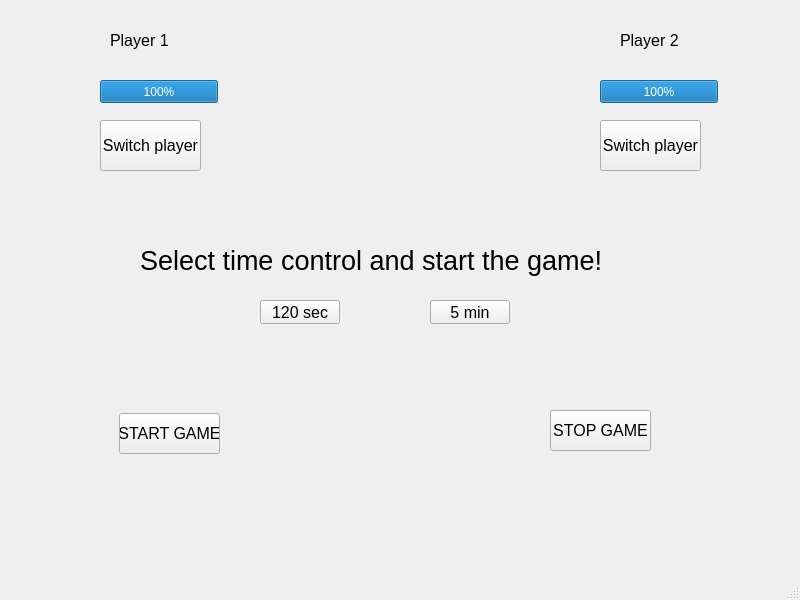
<?xml version="1.0" encoding="UTF-8"?>
<ui version="4.0">
 <class>MainWindow</class>
 <widget class="QMainWindow" name="MainWindow">
  <property name="geometry">
   <rect>
    <x>0</x>
    <y>0</y>
    <width>800</width>
    <height>600</height>
   </rect>
  </property>
  <property name="windowTitle">
   <string>MainWindow</string>
  </property>
  <widget class="QWidget" name="centralwidget">
   <widget class="QPushButton" name="switchToPlayer2">
    <property name="geometry">
     <rect>
      <x>100</x>
      <y>120</y>
      <width>101</width>
      <height>51</height>
     </rect>
    </property>
    <property name="font">
     <font>
      <pointsize>12</pointsize>
     </font>
    </property>
    <property name="text">
     <string>Switch player</string>
    </property>
   </widget>
   <widget class="QPushButton" name="switchToPlayer1">
    <property name="geometry">
     <rect>
      <x>600</x>
      <y>120</y>
      <width>101</width>
      <height>51</height>
     </rect>
    </property>
    <property name="font">
     <font>
      <pointsize>12</pointsize>
     </font>
    </property>
    <property name="text">
     <string>Switch player</string>
    </property>
   </widget>
   <widget class="QPushButton" name="timeControl1">
    <property name="geometry">
     <rect>
      <x>260</x>
      <y>300</y>
      <width>80</width>
      <height>24</height>
     </rect>
    </property>
    <property name="font">
     <font>
      <pointsize>12</pointsize>
     </font>
    </property>
    <property name="text">
     <string>120 sec</string>
    </property>
   </widget>
   <widget class="QPushButton" name="timeControl2">
    <property name="geometry">
     <rect>
      <x>430</x>
      <y>300</y>
      <width>80</width>
      <height>24</height>
     </rect>
    </property>
    <property name="font">
     <font>
      <pointsize>12</pointsize>
     </font>
    </property>
    <property name="text">
     <string>5 min</string>
    </property>
   </widget>
   <widget class="QPushButton" name="btnStart">
    <property name="geometry">
     <rect>
      <x>119</x>
      <y>413</y>
      <width>101</width>
      <height>41</height>
     </rect>
    </property>
    <property name="font">
     <font>
      <pointsize>12</pointsize>
     </font>
    </property>
    <property name="text">
     <string>START GAME</string>
    </property>
   </widget>
   <widget class="QPushButton" name="btnStop">
    <property name="geometry">
     <rect>
      <x>550</x>
      <y>410</y>
      <width>101</width>
      <height>41</height>
     </rect>
    </property>
    <property name="font">
     <font>
      <pointsize>12</pointsize>
     </font>
    </property>
    <property name="text">
     <string>STOP GAME</string>
    </property>
   </widget>
   <widget class="QLabel" name="label_GameState">
    <property name="geometry">
     <rect>
      <x>140</x>
      <y>240</y>
      <width>471</width>
      <height>41</height>
     </rect>
    </property>
    <property name="font">
     <font>
      <pointsize>20</pointsize>
     </font>
    </property>
    <property name="text">
     <string>Select time control and start the game!</string>
    </property>
   </widget>
   <widget class="QProgressBar" name="progressBar">
    <property name="geometry">
     <rect>
      <x>100</x>
      <y>80</y>
      <width>118</width>
      <height>23</height>
     </rect>
    </property>
    <property name="value">
     <number>100</number>
    </property>
   </widget>
   <widget class="QProgressBar" name="progressBar_2">
    <property name="geometry">
     <rect>
      <x>600</x>
      <y>80</y>
      <width>118</width>
      <height>23</height>
     </rect>
    </property>
    <property name="value">
     <number>100</number>
    </property>
   </widget>
   <widget class="QLabel" name="label_p1">
    <property name="geometry">
     <rect>
      <x>110</x>
      <y>30</y>
      <width>61</width>
      <height>21</height>
     </rect>
    </property>
    <property name="font">
     <font>
      <pointsize>12</pointsize>
     </font>
    </property>
    <property name="text">
     <string>Player 1</string>
    </property>
   </widget>
   <widget class="QLabel" name="label_p2">
    <property name="geometry">
     <rect>
      <x>620</x>
      <y>30</y>
      <width>61</width>
      <height>21</height>
     </rect>
    </property>
    <property name="font">
     <font>
      <pointsize>12</pointsize>
     </font>
    </property>
    <property name="text">
     <string>Player 2</string>
    </property>
   </widget>
  </widget>
  <widget class="QMenuBar" name="menubar">
   <property name="geometry">
    <rect>
     <x>0</x>
     <y>0</y>
     <width>800</width>
     <height>21</height>
    </rect>
   </property>
  </widget>
  <widget class="QStatusBar" name="statusbar"/>
 </widget>
 <resources/>
 <connections/>
</ui>
